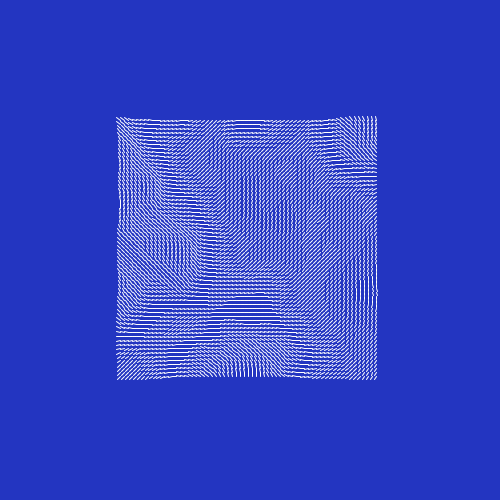
Frame 1 (no input)
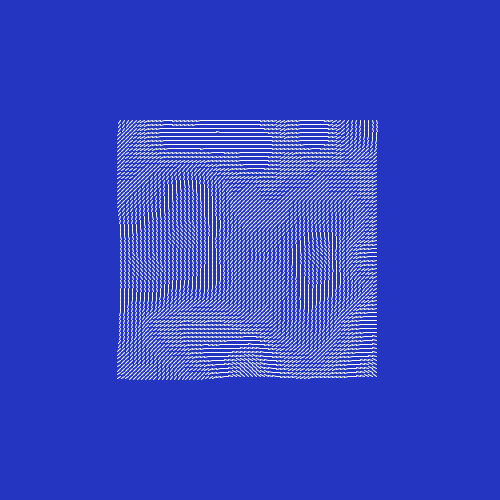
Frame 60 (the mouse pressed at the canvas centre just before this capture)
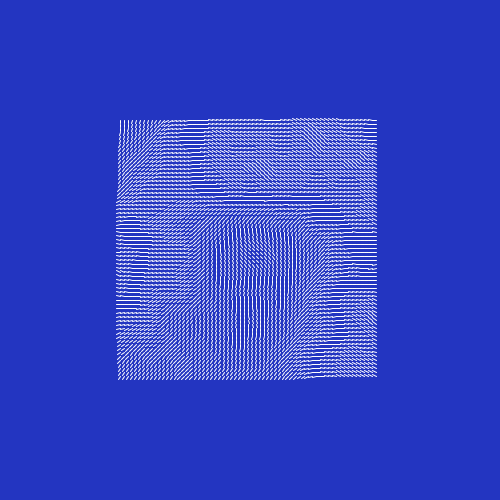
Frame 120 (the mouse held since frame 60 and released just before this capture)

The Processing sketch that drew these frames (run headless with seeded random() and noise(); from frame 60 on, the mouse is pressed at the canvas centre):

// Processing sketch: sketch_01042017
// ── sketch_01042017.pde
float inc = 0.03;
float scl = 4;
float cols, rows;

float zoff = 0;

void setup(){
  size(500,500);
  cols = floor(width/scl);
  rows = floor(height/scl);
}

void draw(){
  background(35,53,193);
  float yoff = 0;
  for(float y = 30; y<rows-30; y++){
    float xoff = 0;
    for(float x = 30; x<cols-30; x++){
      float index = (x+y*width) * 4;
      float angle = noise(xoff, yoff, zoff) * TWO_PI;
      float r = noise(xoff, yoff) * 255;
      PVector v =  PVector.fromAngle(angle);
      xoff += inc;
      stroke(255);
      pushMatrix();
      translate(x*scl, y*scl);
      rotate(v.heading());
      line(0,0,scl,0);
      popMatrix();
      
    }
    yoff+=inc;
    zoff +=0.0005;
  }
}
